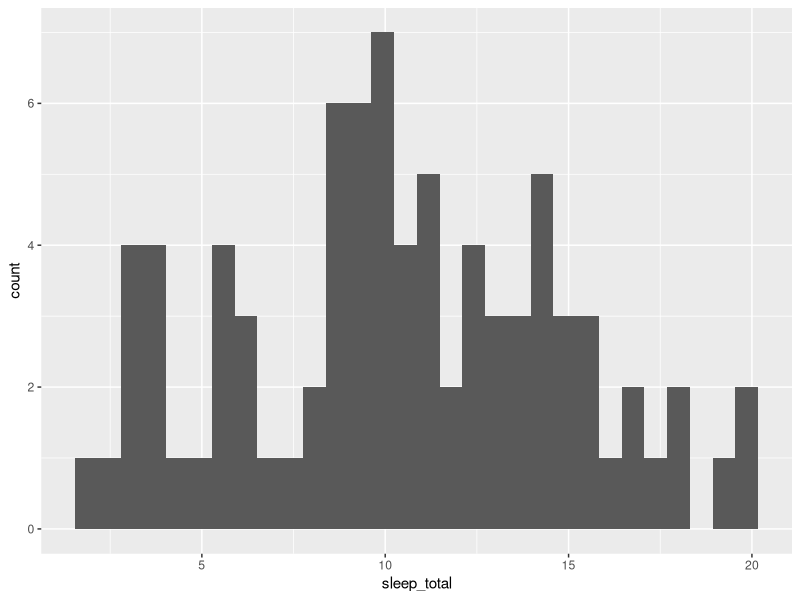
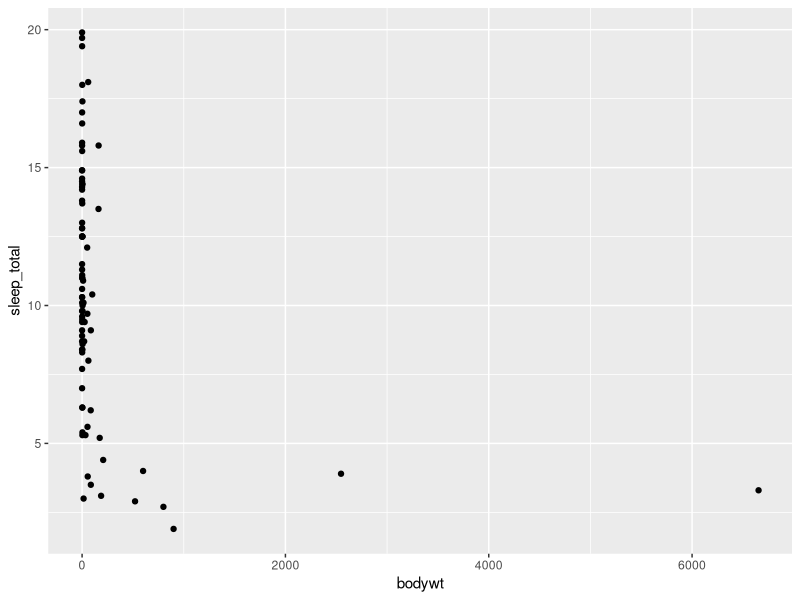
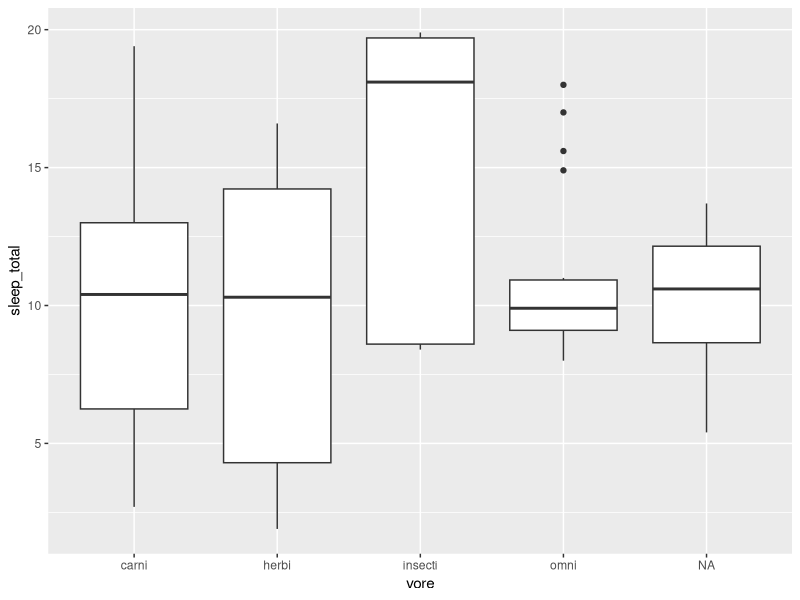

R code for these plots, in order:
## ---- chunk 1
a <- "Hello world!"
# or
hello = "Hello world!"
## ---- chunk 2
rm(a)
## ---- chunk 3
name = "Marie"
## ---- chunk 4
str(name)
## ---- chunk 5
class(name)
## ---- chunk 6
name == "Harry Potter"
## ---- chunk 7
33 > 23
## ---- chunk 8
var1 = c(3,7,12,2)
## ---- chunk 9
var1[1]     # outputs the first element
var1[2:3]   # outputs the 2nd to 3rd elements
var1[-3]    # outputs all except the 3rd element
## ---- chunk 10
x <- c(1, 2, 3, 4, 5, 6)

X <- matrix(data = x, nrow = 2, ncol = 3, byrow = TRUE)
X <- matrix(data = x, nrow = 2, ncol = 3, byrow = FALSE)
## ---- chunk 11
dim(X)
## ---- chunk 12
X[1, 2]	                    # [1] 3  -> element in the first row and second column
X[1:2, 1]	                  # [1] 1 2	
X[2, ]	                    # [1] 2 4 6	 -> all elements of the second row
length(X[1:2, 1])	          # [1] 2  -> X[1:2, 1] is a vector of length 2
## ---- chunk 13
Name <- c("Leah", "Alice", "Jonas", "Paula")
Age <- c(21, 22, 20, 22)
Course <- c("Mathematics", "Physics", "Medicine", "Biology")
Place_of_birth <- c("USA", "Germany", "Germany", "France")

Students <- data.frame(First_Name = Name, 
                       Age = Age, 
                       Course = Course,
                       Place_of_birth = Place_of_birth)
Students
## ---- chunk 14
# Columns
Students$Age 
Students[["Age"]]

# Rows or columns
Students[, 3]
Students[3,]

# Elements
Students$Course[3]    # access element 3 of the column "Course"
Students[2:3, 3]      # select elements 2 and 3 of column 3 
## ---- chunk 15
# Sentences written after "#" are comments. Comments are ignored during the execution of the code.
# print "Hello world!" on the screen.
print("Hello world!")
## ---- chunk 16
library(tidyverse)
## ---- chunk 17
data(msleep)
## ---- chunk 18
str(msleep)
## ---- chunk 19
head(msleep)
## ---- chunk 20
msleep %>%
  filter(genus == "Felis")
## ---- chunk 21
body_weights = msleep %>%
  select(name, order, bodywt)
## ---- chunk 22
body_weights %>% 
  group_by(order) %>%
  summarise(mean_bweight = mean(bodywt, na.rm = T),    # na.rm = T will exclude missing values (NA)
            sd_bweight = sd(bodywt))
## ---- chunk 23
ggplot(msleep,                    # start by picking the dataframe to plot
       aes(x = sleep_total)) +    # column to use for y-axis
  geom_histogram()                # plot layer for histogram
## ---- chunk 24
ggplot(msleep,                    # start by picking the dataframe to plot
       aes(x = bodywt,            # column to use for x-axis
           y = sleep_total)) +    # column to use for y-axis
  geom_point()                    # plot layer for points
## ---- chunk 25
ggplot(msleep,
       aes(x = vore,
           y = sleep_total)) +
  geom_boxplot()
